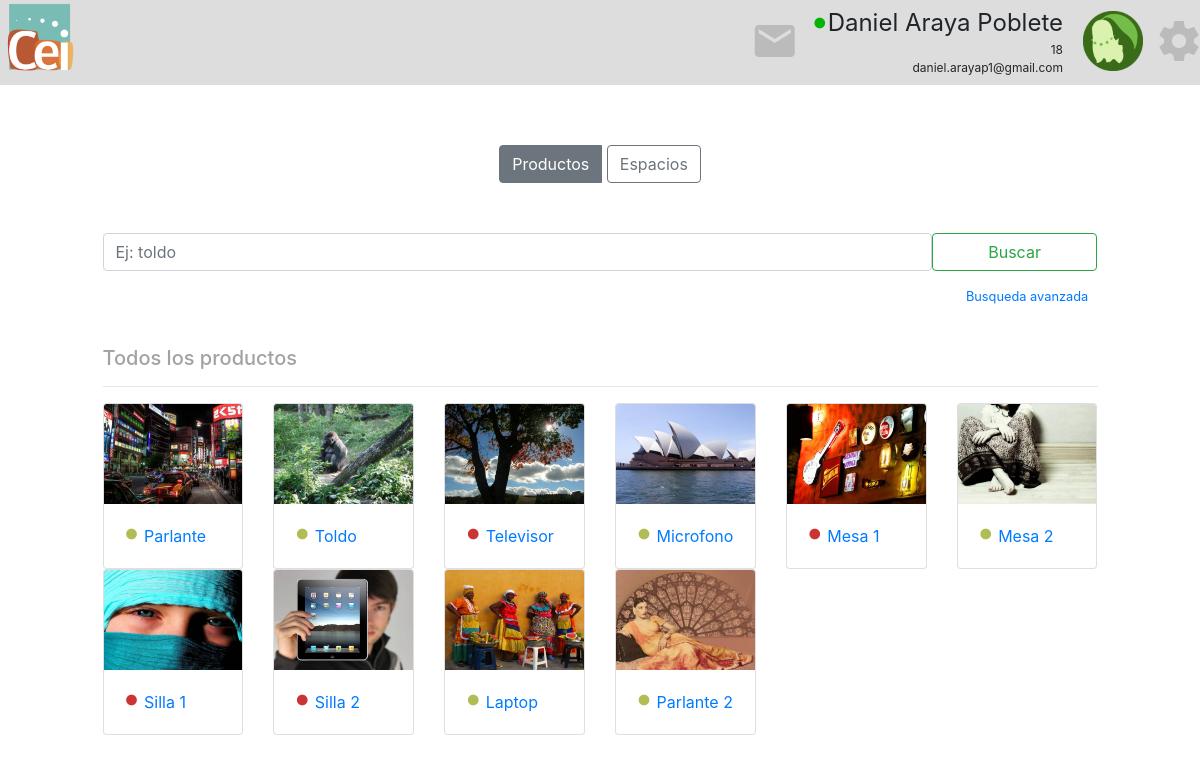
Page /productos/ (signed in) on the committed database.
### Inventario/models.py (models this page shows, shortened)
class Perfil(models.Model):
    usuario = models.OneToOneField(User, on_delete=models.CASCADE)
    image = models.ImageField(upload_to='img/photos/', default='img/photos/default.png')
    status = models.IntegerField(default=1,choices=((2, 'Admin'),(1, 'Habilitado'), (0, 'No Habilitado')))
    rut = models.CharField(max_length=20)

class Productos(models.Model):
    title       = models.CharField(max_length=200)
    description = models.TextField()
    image       = models.ImageField(upload_to='img/photos/', default='img/photos/default.png')
    status      = models.IntegerField(default=1, choices=((1, 'Disponible'),(0, 'En Prestamo'),(2, 'En Reparacion'),(3, 'Perdido')))

### Inventario/views.py (the view, shortened to what this page needs)
# urls.py: path('productos/', views.productos, name='productos'),
def productos(request):
    if request.user.perfil.status == 2:
        return render(request, 'admin_users.html', {})
    if request.user.is_authenticated:
        products = Productos.objects.all()[:10]
        context = {
            'products': products,
        }
        return render(request, 'productos.html', context)
    else:
        return HttpResponseRedirect('/')

### Inventario/templates/productos.html (shortened to what this page needs)
{% load static %}
{% load staticfiles %}
<html>
  <head>
    <link rel="stylesheet" href="https://maxcdn.bootstrapcdn.com/bootstrap/4.0.0/css/bootstrap.min.css">
    <link rel="stylesheet" type="text/css" href="{% static 'css/landing_page_usuarios.css' %}">
  </head>
  {%include 'header.html'%}
  <body>
    <div class="row">
      <div class="col-sm-1 col-xs-0 form-inline"></div>
      <div class="col-sm-10">
      <div id="cambio_busqueda" class="container" style="align-content: center;">
        <div class="btn-group" style="margin-top: 50px;text-align: center; width: inherit; display: inline-block">
          <div type="button" class="btn btn-outline-secondary active">Productos</div>
          <a href="/grilla_espacios/0"><div type="button" class="btn btn-outline-secondary">Espacios</div></a>
        </div>
      </div>
        <div class="row" style="height: 7%"></div>
        <div class="row">
          <form class="form-inline col-sm-12" method="POST" action="/productos/">{% csrf_token%}
            <input class="form-control col-sm-10" type="text" placeholder="Ej: toldo" name="busqueda" aria-label="Search">
            <button class="btn btn-outline-success col-sm-2 my-sm-0" type="submit">Buscar</button>
          </form>
        </div>
        <div class="row" style="text-align: center;">
          <div class="col-sm-10"></div>
          <div class="col-sm-2"><small><a href="/productos/busqueda_avanzada">Busqueda avanzada</a></small></div>
        </div>
        <div class="row" style="height: 7%"></div>
        <h5 style="color:#A2A2A2;">Todos los productos</h5>
        <hr>
        <div class="form-inline row">
          {% for product in products%}
            <div class="col-lg-2 col-md-3 col-sm-4 col-6">
              <div class="card" >
                <img class="card-img-top" src="{{ product.image.url }}" height="100px" object-fit="cover">
                <div class="card-body">
                    <h8 class="card-title"><i class="material-icons" id = "circulo_disponibilidad" {% if product.status == 1 %} style="color:#B1BC54; font-size:1rem;" {% else %} style="color:#CB3434; font-size:1rem;" {% endif %}>fiber_manual_record</i>
                      <a href="/productos/{{product.id}}">{{product.title}}</a>
                    </h8>
                </div>
              </div>
            </div>
          {% endfor %}
        </div>
      </div>
      <div class="col-sm-1 col-xs-0 form-inline"></div>
    </div>
    <div class="row" style="height: 7%"></div>
  </body>
</html>

### Inventario/templates/header.html (shortened to what this page needs)
<!DOCTYPE html>
{% load static %}
{% load staticfiles %}
<div>
    <link rel="stylesheet" type="text/css" href="{% static 'css/header.css' %}">
    <div id="header" class="row">
        <div class="col-1 col-sm-1">
            <a href="http://www.cei.cl/"> <img src="/media/img/photos/logo-CEI.png" style="height:80px; "> </a>
        </div>
        <div class="col-11 col-sm-11">
            <div class="row justify-content-end align-items-center">
                <button type="button" id="boton_email" class="btn" style="background-color:#ddd;">
                    <i class="material-icons" style="color:#bbb; font-size:3rem">mail</i>
                </button>
                <div style="margin: 0 20px 0 0">
                        <li id="nombre_usuario" style="text-align: right; font-size:1.5rem"> <i class="material-icons" id = "circulo_disponibilidad" style="{% ifequal user.perfil.status 0 %}color:#f00{% else%}color:#04B404{% endifequal %}; font-size:1rem;">fiber_manual_record</i>{{user.first_name}} {{user.last_name}}</li>
                        <li id="rut_usuario" style="text-align: right; font-size:0.75rem"> {{user.perfil.rut}} </li>
                        <li id="email_usuario" style="text-align: right; font-size:0.75rem"> {{user.email}} </li>
                </div>
                <div class="align-bottom">
                    <img id="foto_perfil" src="/media/img/photos/chiko-icon.png" alt="Avatar" style="width:60px;">
                </div>
                <div class="btn-group">
                    <button type="button" class="btn" data-toggle="dropdown" aria-haspopup="true" aria-expanded="false" style="height:82px; background-color:#ddd; border:0px solid transparent">
                        <i class="material-icons" style="color:#bbb; font-size:3rem">settings</i>
                    </button>
                </div>
            </div>
        </div>
    </div>
</div>

### Inventario/static/css/landing_page_usuarios.css (style rules this page uses)
div.container { text-align: center; padding: 10px 20px; }

### Inventario/static/css/header.css (style rules this page uses)
#header li { list-style-type : none; }
#header { background:#ddd; height : 85px; position: relative; }

### rows in the picture
Productos: image (picture), status 1 (drawn), title "Parlante"
Productos: image (picture), status 1 (drawn), title "Toldo"
Productos: image (picture), title "Televisor"
Productos: image (picture), status 1 (drawn), title "Microfono"
Productos: image (picture), title "Mesa 1"
Productos: image (picture), status 1 (drawn), title "Mesa 2"
Productos: image (picture), title "Silla 1"
Productos: image (picture), title "Silla 2"
Productos: image (picture), status 1 (drawn), title "Laptop"
Productos: image (picture), status 1 (drawn), title "Parlante 2"

### other values in the picture
{{ user.first_name }} "Daniel"
{{ user.last_name }} "Araya Poblete"
{{ user.perfil.rut }} "18"
{{ user.email }} "daniel.arayap1@gmail.com"
